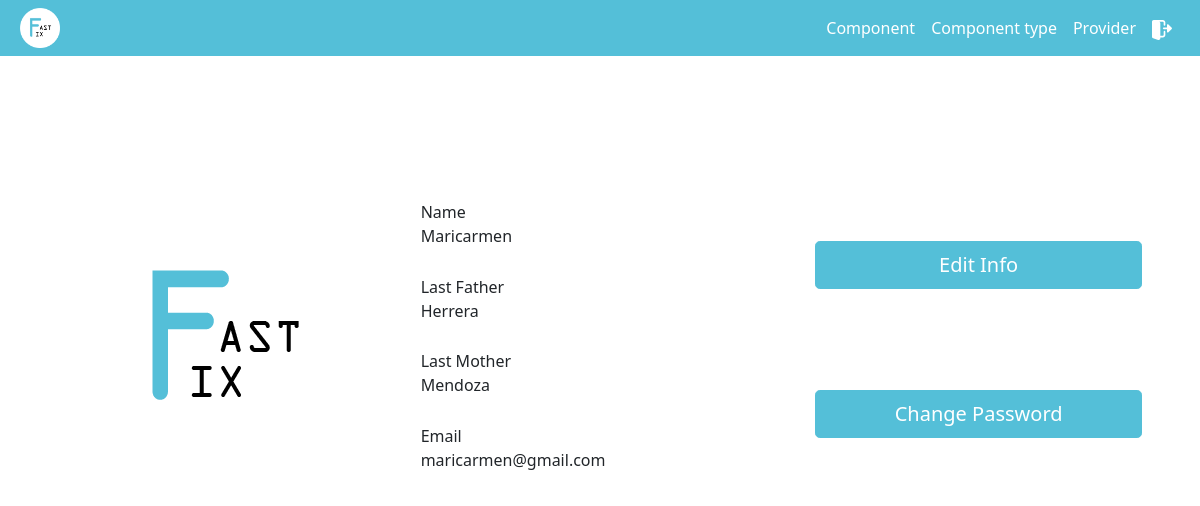
The page /Admin/home.php (signed in) on the database its author committed.
### tables this page shows
CREATE TABLE usuario(
    idUsuario INT(4) AUTO_INCREMENT PRIMARY KEY,
    nombre VARCHAR(20) NOT NULL,
    apellidoM VARCHAR(50) NOT NULL,
    apellidoP VARCHAR(50) NOT NULL,
    genero CHAR(1) NOT NULL,
    email VARCHAR(50) NOT NULL,
    clave CHAR(100) not NULL,
    foto CHAR(5),
    idTipoUsuario int(4),
    FOREIGN KEY (idTipoUsuario) REFERENCES tipoUsuario(idTipo)
);

### class/classBaseDatos.php (called while the page is built, shortened)
<?php
class baseDatos{
    var $conexion;
    var $bloque;
    var $server = "localhost";
    var $user = "userTest";
    var $pass = "1234";
    var $bd = "fastfix";
    function conecta(){
		$this->conexion=mysqli_connect($this->server,$this->user,$this->pass,$this->bd);
	}
    function query($query){
		$this->bloque=mysqli_query($this->conexion,$query);
		$error=mysqli_error($this->conexion);
		return $this->bloque;
    }
    function sacaTupla($query){
		$this->query($query);
		return mysqli_fetch_object($this->bloque);
	}
}
$oBD = new baseDatos();
?>

### Admin/home.php (the view, shortened to what this page needs)
<?php
	include "header.php";
	include "menu.php";
	include "../class/classBaseDatos.php";
	$registro=$oBD->sacaTupla("SELECT * from usuario WHERE idUsuario='".$_SESSION['id']."'");
	if(isset($_POST['action'])){
		switch ($_POST['action']){
			case 'formEdit':
				echo '<form class="container d-grid tres-col space-cell mt-7" method="post">
						<div class="centrar">
							<img src="../images/logo.png" alt="Imagen"/>
						</div>
						<div class="d-grid una-col space-cell">
							<div class="form-group">
								<label for="name">Name</label></br>
								<input
									type="text"
									class="form-control"
									id="name"
									name="nombre"
									value="'.$registro->nombre.'"
								>
							</div>
							<div class="form-group">
								<label for="lastF">Last Father</label></br>
								<input
									type="text"
									class="form-control"
									id="lastF"
									name="apellidoP"
									value="'.$registro->apellidoP.'"
								>
							</div>
							<div class="form-group">
								<label for="lastM">Last Mother</label></br>
								<input
									type="text"
									class="form-control"
									id="lastM"
									name="apellidoM"
									value="'.$registro->apellidoM.'"
								>
							</div>
							<div class="form-group">
								<label for="email">Email</label></br>
								<input
									type="text"
									class="form-control"
									id="email"
									name="email"
									value="'.$registro->email.'"
								>
							</div>
						</div>
						<div class="d-grid una-col space-cell">
							<div style="width: 100%;" class="btn-block my-auto btn-lg mx-auto my-auto" method="post">
								<input type="hidden" name="action" value="update">
								<input style="width: 100%;"  class="btn btn-custom d-sm-block btn-lg text-capitalize my-auto" type="submit" value="Aceptar">
							</div>
						</div>
					</form>';
			break;
			case 'newPass':
				include("../Recursos/class.phpmailer.php");
				include("../Recursos/class.smtp.php");
				$cadena="ABCDEFGHIJKLMNPQRSTUVWXYZ123456789123456789";
				$numeC=strlen($cadena);
				$nuevPWD="";
				for ($i=0; $i<8; $i++){
					$nuevPWD.=$cadena[rand()%$numeC];
				}
				$query="UPDATE usuario SET ".
					"clave=password('".$nuevPWD."') WHERE idUsuario='".$_SESSION['id']."'";
					$mail = new PHPMailer();
					$mail->IsSMTP();
					$mail->Host="smtp.gmail.com";
					$mail->SMTPSecure = 'ssl';
					$mail->Port = 465;
					$mail->SMTPDebug  = 1;
					$mail->SMTPAuth = true;
					$mail->Username =   "17030830@itcelaya.edu.mx";
					$mail->Password = "jorge1399";
					$mail->From="";
					$mail->FromName="";
					$mail->Subject = "Recupera tu contraseña";
					$mail->MsgHTML("<h2>Tu clave de acceso es : ".$nuevPWD."</h2>");
					$mail->AddAddress($registro->email);
					if (!$mail->Send()){
						echo  "Error: " . $mail->ErrorInfo;
					}
					else {
						$oBD->query($query);
						header("location: ../index.php?m=1");
					}
			break;
			case 'update':
				$SubQuery = 'UPDATE usuario set  ';
				foreach ($_POST as $variable => $valor) {
				  if ($variable != "action"){
					$SubQuery.= $variable.'="'.$valor.'", ';
				  }
				}
				$SubQuery = substr($SubQuery, 0, -2);
				$SubQuery.= ' WHERE idUsuario = "'.$_SESSION['id'].'";';
				$oBD -> query($SubQuery);
				header('location:home.php');
				break;
			  default: echo 'no se ha programado '.$_POST['action'];
			  break;
		}
	}
	else{
		echo '<div class="container d-grid tres-col space-cell mt-7">
			<div class="centrar">
				<img src="../images/logo.png" alt="Imagen"/>
			</div>
			<div class="d-grid una-col space-cell">
				<div class="form-group">
					<label>Name</label></br>
					<label>'.$registro->nombre.'</label>
				</div>
				<div class="form-group">
					<label>Last Father</label></br>
					<label>'.$registro->apellidoP.'</label>
				</div>
				<div class="form-group">
					<label>Last Mother</label></br>
					<label>'.$registro->apellidoM.'</label>
				</div>
				<div class="form-group">
					<label>Email</label></br>
					<label>'.$registro->email.'</label>
				</div>
			</div>
			<div class="d-grid una-col space-cell">
				<form style="width: 100%;" class="btn-block my-auto btn-lg mx-auto my-auto" method="post">
					<input type="hidden" name="action" value="formEdit">
					<input style="width: 100%;"  class="btn btn-custom d-sm-block btn-lg text-capitalize my-auto" type="submit" value="Edit Info">
				</form>
				<form style="width: 100%;" class="btn-block my-auto btn-lg mx-auto my-auto" method="post">
					<input type="hidden" name="action" value="newPass">
					<input style="width: 100%;"  class="btn btn-custom d-sm-block btn-lg text-capitalize my-auto" type="submit" value="Change Password">
				</form>
			</div>
		</div>';
	}
?>
	</body>
</html>

### Admin/header.php (shortened to what this page needs)
<!DOCTYPE html>
<html>
    <head>
		<link rel="stylesheet" type="text/css" href="../css/bootstrap.css" />
		<link rel="stylesheet" type="text/css" href="../css/custom.css?v=2.3" />
    </head>
    <body>

### Admin/menu.php (shortened to what this page needs)
<nav class="navbar navbar-expand-lg navbar-dark bg-custom">
	<a href="home.php" style="margin-left:20px;">
		<img src="../images/logo.png" alt="Logo" width="40" height="40"/>
	</a>
  <div class="collapse navbar-collapse dividir" id="navbarSupportedContent" style="margin-right:20px;">
    <div class="form-inline ">
		<ul class="navbar-nav mr-auto">
			<li class="nav-item">
				<a class="nav-link color" href="componente.php">Component</a>
			</li>
			<li class="nav-item">
				<a class="nav-link color" href="tipoComponent.php">Component type</a>
			</li>
			<li class="nav-item">
				<a class="nav-link color" href="proveedor.php">Provider</a>
			</li>
			<li class="nav-item logout">
				<a class="nav-link" href="../index.php"><img src="../images/logout.svg" alt="Logout" width="20" height="20"/></a>
			</li>
		</ul>
    </div>
  </div>
</nav>

### css/custom.css (style rules this page uses)
.una-col { grid-template-columns: 1fr; }
.tres-col { grid-template-columns: repeat(3, 1fr); }
.space-cell { column-gap: 20px; row-gap: 20px; }
.mt-7 { margin-top: 9rem !important; }
.btn-custom { color: #fff; background-color: #54bfd8; border-color: #54bfd8; }
.dividir { justify-content: end !important; }
.centrar { text-align: center; }
.color { color: #fff !important; }
.bg-custom { background-color: #54bfd8 !important; }
.logout { display: flex; align-items: center; }

### rows shown on the page
usuario: nombre "Maricarmen", apellidoP "Herrera", apellidoM "Mendoza", email "maricarmen@gmail.com"
